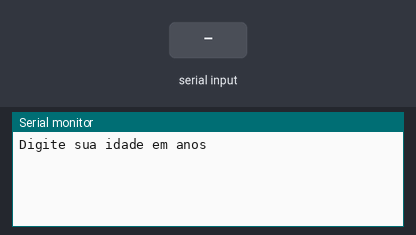
The sketch below on a simulated Arduino Uno, built with avr-gcc and run on an emulated ATmega328P. On the bench: the last lines printed to the serial monitor. The inputs (shaded band) are chosen by the test bench.

Above: at 1.2 s.
1.3 s: "90,45\n" received over Serial
At 2.1 s:
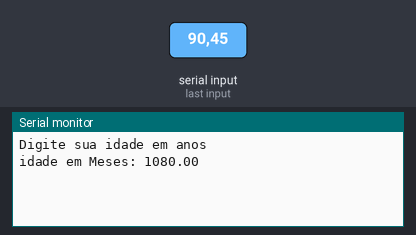
At 2.9 s:
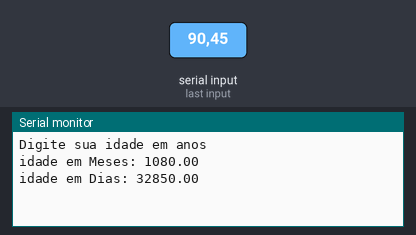

The sketch:

exercicio_1_lpmb1.ino
```cpp
//Faça um programa que receba a idade de uma pessoa em anos e imprima essa idade em: Meses, Dias, Horas, Minutos.

//Declaração de Variaveis
float idade = 0;
float idadeMeses = 0;
float idadeDias = 0;
float idadeHoras = 0;
float idadeMinutos = 0;

void setup()
{
	Serial.begin(9600);
}


void loop()
{
  //Entrada
   Serial.println("Digite sua idade em anos");
   while(! Serial.available() );
   idade = Serial.parseInt();

  //Processamento
   idadeMeses = idade * 12;
   idadeDias = idade * 365;
   idadeHoras = idadeDias * 24;
   idadeMinutos = idadeHoras * 60;


  //saida
  Serial.println("idade em Meses: " + String(idadeMeses) );
  delay (1000);

  Serial.println("idade em Dias: " + String(idadeDias) );
  delay (1000);

Serial.println("idade em Horas: " + String(idadeHoras) );
  delay (1000);

  Serial.println("idade em Minutos: " + String(idadeMinutos) );
  delay (1000);


}
```

Measured:
- after the input at 1.3 s, the serial monitor: prints a new line at once (image 1)
